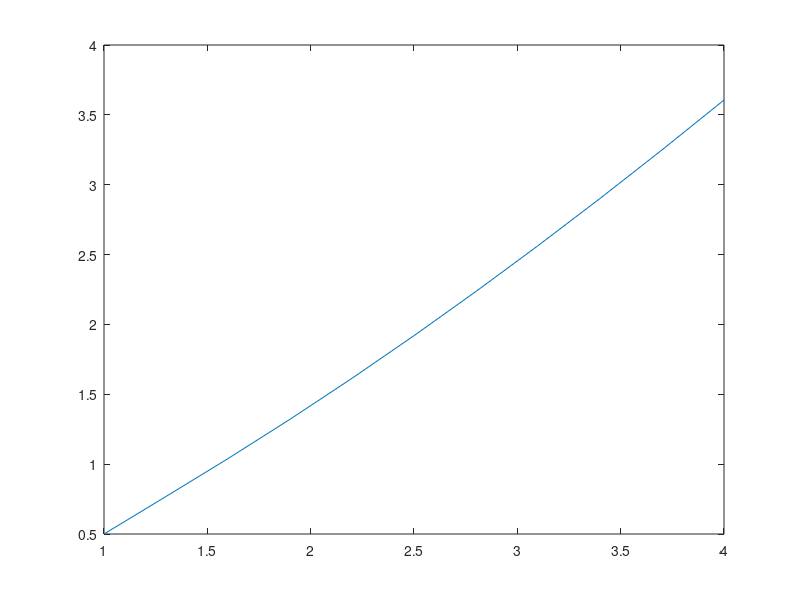

Write the MATLAB code that produced this figure. (Note: this script raises an error after producing the figure.)
% this script is used to solve 4th Order Runge Kutta Method, this method
% uses 4 steps to make a more accurate solution to a differential equation
% It uses the FORMULA: y_n+1 = y_n + (1/6)(k_1 + 2k_2 + 2k_3 + k_4 ) 
% whereas k_1 = h * f (x_n, y_n)
% whereas k_2 = h * f (x_n + h/2 , y_n + k_1 /2)
% whereas k_3 = h * f (x_n + h/2 , y_n + k_2 /2)
% whereas k_4 = h * f (x_n + h , y_n + k_3)

% EXAMPLE 1
% solve for the solution to diff eqn @ x =1 
% when y(0) = 1
% diff equation: dy/dx = f(x_n,y_n) = x + y
% h = 0.1

%Initializing the initial given parameters 

x_nf = 4;
x_o = 1 ;
y_o = 0.5 ;
h = 0.3;

% solve for the number of iterations
N = (x_nf - x_o)/ h;

% Initialize the empty sets to be filled with data
y_n = [];
x_n = [];
k_1 = [];
k_2 = [];
k_3 = [];
k_4 = [];

for n = 1:N % for iterations anf formulas 
    x_n(1) = x_o;
    y_n(1) = y_o;
    
    func_1 = (-y_n(n)^(3) + x_n(n)^(4) ) / ( (x_n(n)*y_n(n)^(2))...
        + (x_n(n)^(3)*y_n(n)^(1/2))  );
    k_1(n)= h * func_1;
    
    func_2 = (-( y_n(n) + (k_1(n) /2) )^(3) + ( x_n(n) + (h/2) )^(4) ) / ( (( x_n(n) + (h/2) )*( y_n(n) + (k_1(n) /2) )^(2))...
        + (( x_n(n) + (h/2) )^(3)*( y_n(n) + (k_1(n) /2) )^(1/2))  );
    k_2(n)= h * func_2;
    
    func_3 = (-( y_n(n) + (k_2(n) /2) )^(3) + ( x_n(n) + (h/2) )^(4) ) / ( (( x_n(n) + (h/2) )*( y_n(n) + (k_2(n) /2) )^(2))...
        + (( x_n(n) + (h/2) )^(3)*( y_n(n) + (k_2(n) /2) )^(1/2))  );
    k_3(n)= h * func_3;
    
    func_4 = (-( y_n(n) + (k_3(n)) )^(3) + ( x_n(n) + (h) )^(4) ) / ( (( x_n(n) + (h) )*( y_n(n) + (k_3(n)) )^(2))...
        + (( x_n(n) + (h) )^(3)*( y_n(n) + (k_3(n)) )^(1/2))  );
    k_4(n)= h * func_4;
    
    y_n(n+1) = y_n(n) + ((1/6)*( (k_1(n)) + (2* k_2(n)) + (2* k_3(n)) + (k_4(n)) ))
    x_n(n+1) = x_n(n) + h;
end

k_1(N+1) = 0;
k_2(N+1) = 0;
k_3(N+1) = 0;
k_4(N+1) = 0;
plot (x_n, y_n)
T = table ( x_n' , y_n' , k_1' , k_2' , k_3' , k_4' );
T.Properties.VariableNames = {'x' 'y' 'k_1' 'k_2' 'k_3' 'k_4'}





